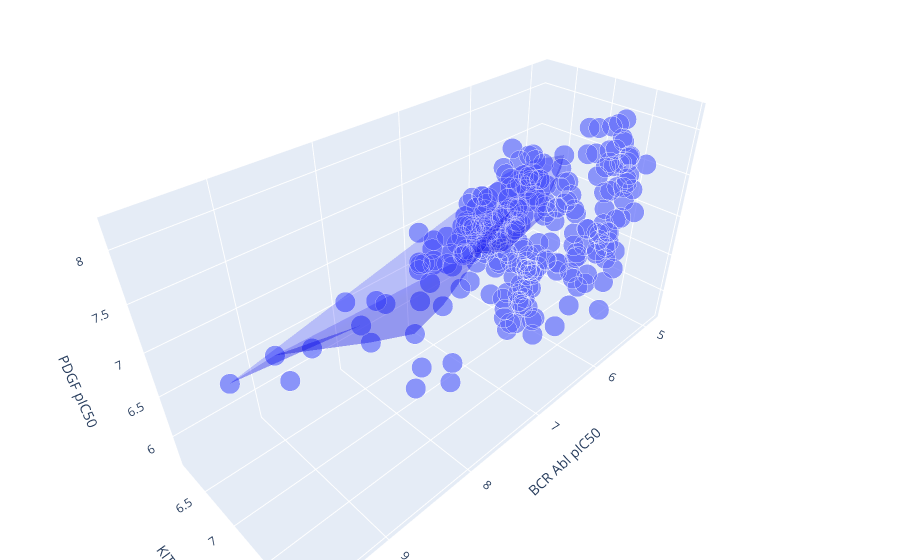

Here is the notebook cell this chart was saved with:
### Code cell
fig = px.scatter_3d(df, x='abl', y='kit', z='pdgf', size='size')

fig.add_trace(go.Mesh3d(
                   x=pareto_front_pos[:,0],
                   y=pareto_front_pos[:,1],
                   z=pareto_front_pos[:,2],
                   opacity=0.2,
                   color='blue',
                  ))
fig.update_layout(margin=dict(l=0, r=0, b=0, t=0))



fig.update_scenes(
                  xaxis_title_text=r'BCR Abl pIC50',  
                  yaxis_title_text=r'KIT pIC50',  
                  zaxis_title_text=r'PDGF pIC50',
                )

### Figure 1 — Plotly figure (JSON) as saved in the notebook; plotly's stock layout.template omitted (floating-point values rounded to 4 significant figures; data arrays with more than 128 entries replaced by an {"elided": "..."} marker saying what was removed)
{"data": [{"hovertemplate": "abl=%{x}<br>kit=%{y}<br>pdgf=%{z}<br>size=%{marker.size}<extra></extra>", "legendgroup": "", "marker": {"color": "#636efa", "size": {"elided": "270 int values"}, "sizemode": "area", "sizeref": 0.125, "symbol": "circle"}, "mode": "markers", "name": "", "scene": "scene", "showlegend": false, "type": "scatter3d", "x": {"elided": "270 float values"}, "y": {"elided": "270 float values"}, "z": {"elided": "270 float values"}}, {"color": "blue", "opacity": 0.2, "type": "mesh3d", "x": [8.046, 8.066, 9.699, 7.268, 7.721, 7.921, 8.222, 8.523, 7.346, 7.132, 6.974, 6.721, 7.009, 6.527, 7.959, 7.523, 8.301, 8.699, 7.147, 6.558, 8.699, 9.398, 8.046, 8.222, 8.155], "y": [7.618, 7.654, 7.307, 7.695, 7.874, 7.907, 7.656, 7.603, 7.819, 7.974, 7.606, 7.527, 7.446, 7.684, 7.541, 7.916, 7.67, 7.617, 7.98, 7.69, 7.514, 7.446, 7.728, 7.654, 7.643], "z": [7.895, 7.816, 7.395, 8.062, 8.009, 7.924, 7.509, 7.617, 8.045, 8.081, 8.139, 8.165, 8.104, 8.197, 7.903, 7.769, 7.234, 7.352, 7.969, 8.083, 7.458, 7.553, 7.405, 7.804, 7.829]}], "layout": {"legend": {"itemsizing": "constant", "tracegroupgap": 0}, "margin": {"b": 0, "l": 0, "r": 0, "t": 0}, "scene": {"domain": {"x": [0, 1], "y": [0, 1]}, "xaxis": {"title": {"text": "BCR Abl pIC50"}}, "yaxis": {"title": {"text": "KIT pIC50"}}, "zaxis": {"title": {"text": "PDGF pIC50"}}}}}
